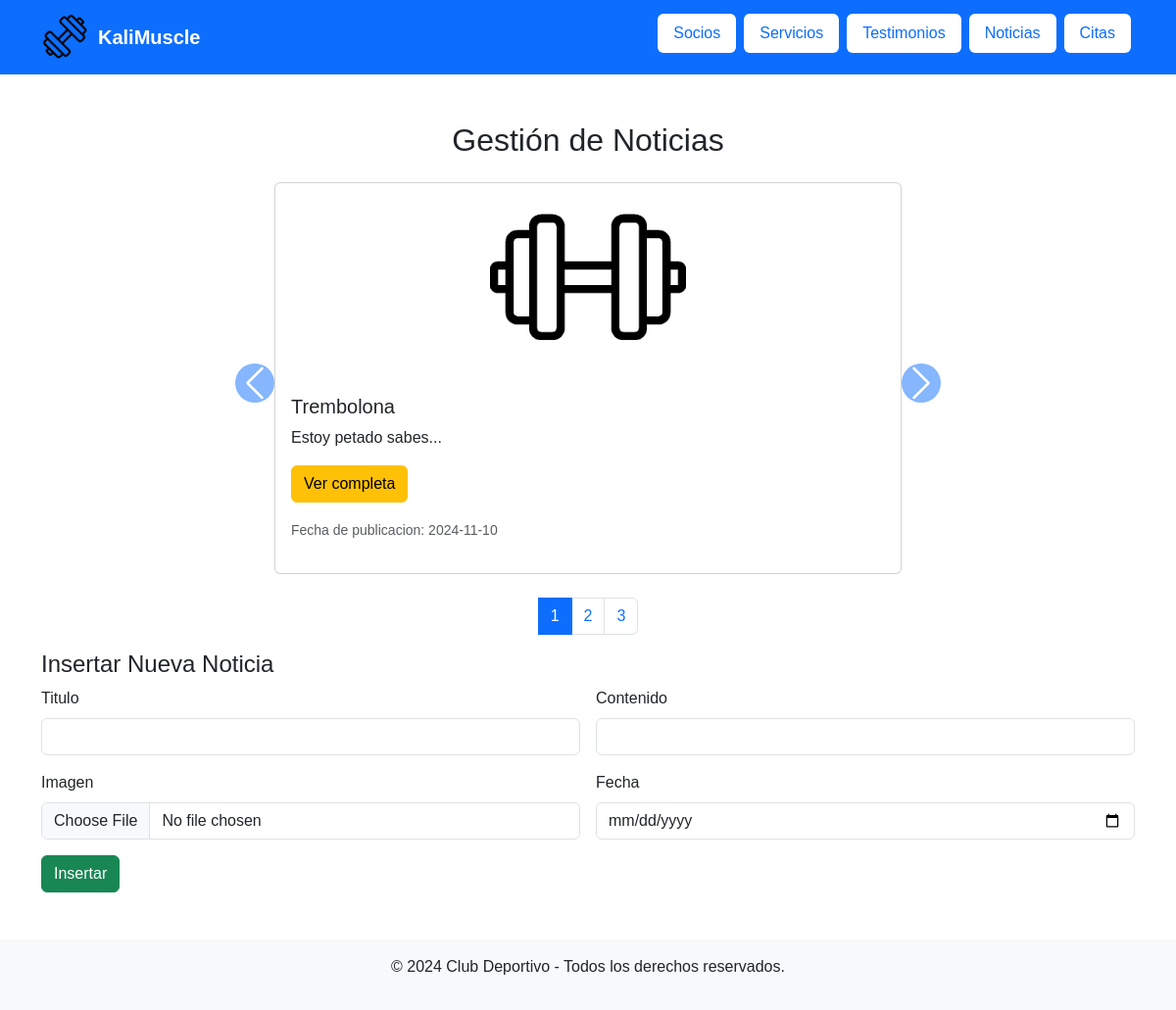
Page /php/noticias.php on the earlier database version.
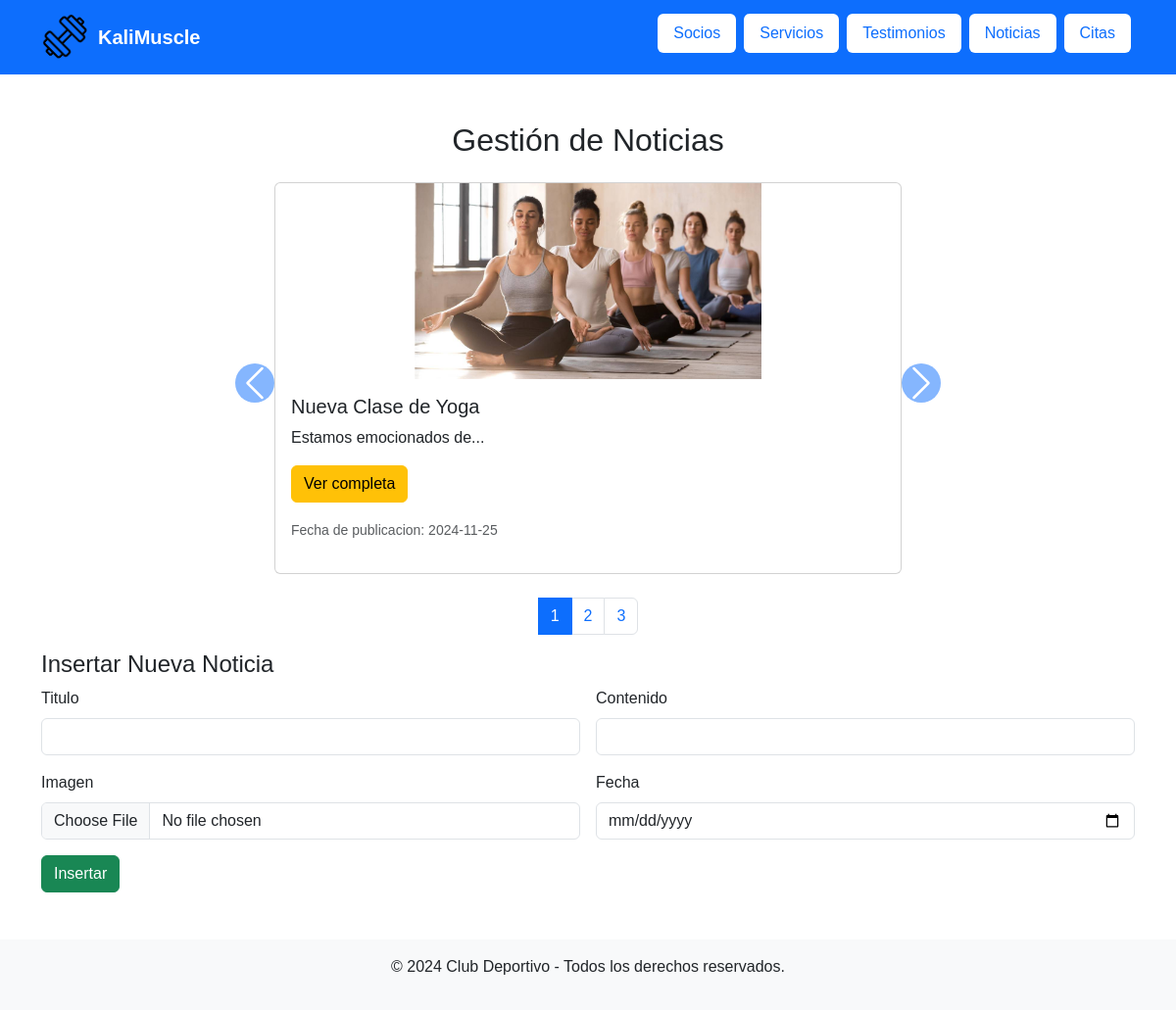
Same page on the later database version.
### tables this page shows
CREATE TABLE `noticia` (
  `id` int(11) NOT NULL,
  `titulo` varchar(100) NOT NULL,
  `contenido` varchar(50000) NOT NULL,
  `imagen` varchar(100) NOT NULL,
  `fecha` date NOT NULL
);

### funciones/crud.php (the view, shortened to what this page needs)
<?php
function numeroNoticias($conexionBD)
{
    $sentencia = "SELECT COUNT(id) as Total FROM noticia";
    $consulta = $conexionBD->prepare($sentencia);
    $consulta->execute();
    $resultado = $consulta->get_result();
    while ($fila = $resultado->fetch_array(MYSQLI_ASSOC)) {
        $total = (int) $fila["Total"];
        return $total;
    }
}
function listarNoticias($conexionBD, $numero)
{
    $consulta = "SELECT * FROM noticia LIMIT 4 OFFSET ?";
    $resultado = $conexionBD->prepare($consulta);
    $resultado->bind_param("i", $numero);
    $resultado->execute();
    $resultado = $resultado->get_result();
    if ($resultado->num_rows > 0) {
        echo '<div id="carouselNoticias" class="carousel slide" data-bs-ride="carousel">';
        echo '<div class="carousel-inner">';
        $activa = true;
        while ($fila = $resultado->fetch_assoc()) {
            $id = $fila['id'];
            $titulo = $fila['titulo'];
            $contenido = $fila['contenido'];
            $imagen = $fila['imagen'];
            $fecha = $fila['fecha'];
            $contenidoLimitado = implode(' ', array_slice(explode(' ', $contenido), 0, 3)) . '...';
            echo '
            <div class="carousel-item ' . ($activa ? 'active' : '') . '">
                <div class="card mx-auto" style="width: 80%;">
                    <img src="' . $imagen . '" class="card-img-top" alt="Imagen de ' . $titulo . '" style="height: 300px; object-fit: contain;">
                    <div class="card-body">
                        <h5 class="card-title">' . $titulo . '</h5>
                        <p class="card-text">' . $contenidoLimitado . '</p>
                        <p><a href="modificar_ver/ver_noticia.php?id=' . $id . '" class="btn btn-warning">Ver completa</a></p>
                        <p class="text-muted"><small>Fecha de publicacion: ' . $fecha . '</small></p>
                    </div>
                </div>
            </div>';
            $activa = false;
        }
        echo '</div>';
        echo '
        <button class="carousel-control-prev" type="button" data-bs-target="#carouselNoticias" data-bs-slide="prev">
            <span class="carousel-control-prev-icon" aria-hidden="true"></span>
            <span class="visually-hidden">Anterior</span>
        </button>
        <button class="carousel-control-next" type="button" data-bs-target="#carouselNoticias" data-bs-slide="next">
            <span class="carousel-control-next-icon" aria-hidden="true"></span>
            <span class="visually-hidden">Siguiente</span>
        </button>';
        echo '</div>';
    } else {
        echo '<p class="text-center text-muted">No hay noticias disponibles.</p>';
    }
}
?>
<?php
function carrusel($conexion)
{
    $pagina = $_GET['pagina'] ?? 1;
    $division = ($pagina - 1) * 4;
    listarNoticias($conexion, $division);
    $totalNoticias = numeroNoticias($conexion);
    $totalPaginas = ceil($totalNoticias / 4);
    echo '<nav class="mt-4"><ul class="pagination justify-content-center">';
    for ($i = 1; $i <= $totalPaginas; $i++) {
        $activa = ($i == $pagina) ? 'active text-white bg-primary' : '';
        echo '<li class="page-item ' . $activa . '">
                <a class="page-link ' . $activa . '" href="?pagina=' . $i . '">' . $i . '</a>
              </li>';
    }
    echo '</ul></nav>';
}
?>
<?php
function nav()
{
    echo '<nav class="navbar navbar-expand-lg navbar-dark bg-primary sticky-top">
    <div class="container">
        <a class="navbar-brand d-flex align-items-center" href="../index.php">
            <img src="../imagenesGenerales/icono.png" alt="Logo" class="logo me-2">
            <span class="fw-bold">KaliMuscle</span>
        </a>
        <button class="navbar-toggler" type="button" data-bs-toggle="collapse" data-bs-target="#navbarNav"
            aria-controls="navbarNav" aria-expanded="false" aria-label="Toggle navigation">
            <span class="navbar-toggler-icon"></span>
        </button>
        <div class="collapse navbar-collapse" id="navbarNav">
            <ul class="navbar-nav ms-auto">
                <li class="nav-item mb-2 mb-md-2">
                    <a class="nav-link text-primary bg-white rounded px-3 py-2 mx-1" href="socios.php">Socios</a>
                </li>
                <li class="nav-item mb-2 mb-md-2">
                    <a class="nav-link text-primary bg-white rounded px-3 py-2 mx-1" href="servicios.php">Servicios</a>
                </li>
                <li class="nav-item mb-2 mb-md-2">
                    <a class="nav-link text-primary bg-white rounded px-3 py-2 mx-1" href="testimonios.php">Testimonios</a>
                </li>
                <li class="nav-item mb-2 mb-md-2">
                    <a class="nav-link text-primary bg-white rounded px-3 py-2 mx-1" href="noticias.php">Noticias</a>
                </li>
                <li class="nav-item mb-2 mb-md-2">
                    <a class="nav-link text-primary bg-white rounded px-3 py-2 mx-1" href="citas.php">Citas</a>
                </li>
            </ul>
        </div>
    </div>
</nav>
';
}
function footer()
{
    echo '    <footer class="bg-light footer text-center py-3">
        <p>© 2024 Club Deportivo - Todos los derechos reservados.</p>
    </footer>';
}
?>

### php/noticias.php (shortened to what this page needs)
<?php
require_once "../funciones/crud.php";
require_once "../funciones/config.php";
$conexion = conectar($nombre_host, $nombre_usuario, $password_db, $nombre_db);
?>
<!DOCTYPE html>
<html lang="es">
<head>
    <link href="https://cdn.jsdelivr.net/npm/bootstrap@5.3.0/dist/css/bootstrap.min.css" rel="stylesheet">
    <link rel="stylesheet" href="../estilos/estilos.css">
</head>
<body>
    <?php
    nav();
    ?>
    <div class="container my-5">
        <h2 class="text-center mb-4">Gestión de Noticias</h2>
        <?php
        if ($_SERVER['REQUEST_METHOD'] !== 'POST') {
            carrusel($conexion);
        }
        ?>
            <h4>Insertar Nueva Noticia</h4>
            <form method="POST" class="row g-3" enctype="multipart/form-data">
                <div class="col-md-6">
                    <label for="titulo" class="form-label">Titulo</label>
                    <input type="text" class="form-control" id="titulo" name="titulo" required>
                </div>
                <div class="col-md-6">
                    <label for="contenido" class="form-label">Contenido</label>
                    <input type="text" class="form-control" id="contenido" name="contenido" required>
                </div>
                <div class="col-md-6">
                    <label for="imagen" class="form-label">Imagen</label>
                    <input type="file" class="form-control" id="imagen" name="imagen" required>
                </div>
                <div class="col-md-6">
                    <label for="fecha" class="form-label">Fecha</label>
                    <input type="date" class="form-control" id="fecha" name="fecha" required>
                </div>
                <div class="col-12">
                    <button type="submit" name="insertar" class="btn btn-success">Insertar</button>
                </div>
            </form>
    </div>
    <?php
    footer();
    ?>
</body>
</html>

### estilos/estilos.css (style rules this page uses)
* { font-family: Verdana, Geneva, Tahoma, sans-serif; -webkit-user-drag: none; }
.nav-item { transition: transform 0.3s ease, background-color 0.3s ease; user-select: none; }
.logo { max-width: 100%; width: 50px; height: 50px; transform: rotate(-45deg); user-select: none; }
.navbar-brand { display: flex; align-items: center; user-select: none; }
.card-img-top { width: 100%; height: auto; object-fit: contain; max-height: 200px; }
.navbar-nav { width: fit-content; }
.carousel-control-prev-icon, .carousel-control-next-icon { background-color: #0d6efd; border-radius: 50%; padding: 20px; }
.carousel-control-prev, .carousel-control-next { height: 50px; top: 45%; }
#carouselNoticias { max-width: 800px; margin: 0 auto; }

Differences in the rows shown:
removed noticia: imagen (picture), titulo "Trembolona", contenido "Estoy petado sabes...", fecha "2024-11-10"
added noticia: imagen (picture), titulo "Nueva Clase de Yoga", contenido "Estamos emocionados de...", fecha "2024-11-25"
